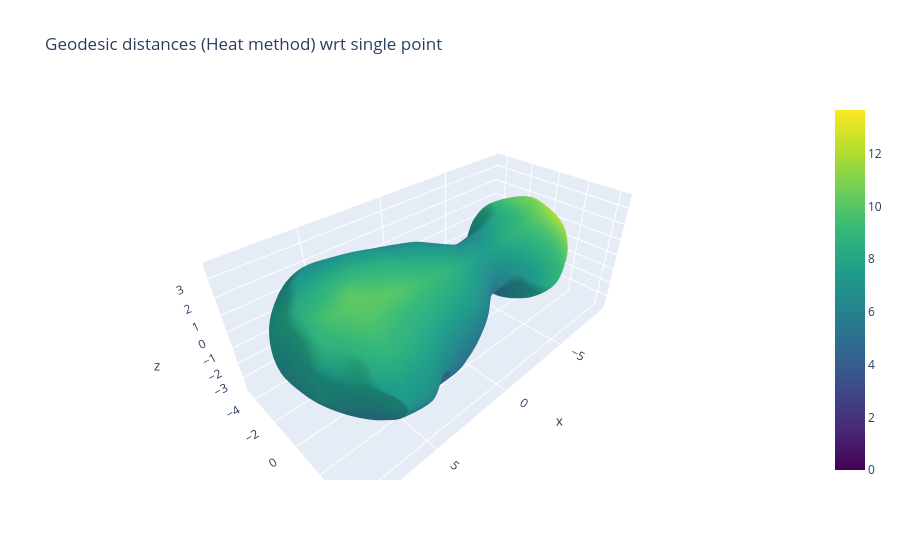

Notebook code for this chart:
### Markdown cell above
As a final sanity check, we can plot the distance to a single point for both methods. Given the size of the organoid, it should be evident that Dijkstra gives way too large values.

### Code cell
src_idx = 42  # single heat source

fig = go.Figure(data=[
    go.Mesh3d(
        x=mesh.v[:,0], y=mesh.v[:,1], z=mesh.v[:,2],
        i=mesh.f[:,0], j=mesh.f[:,1], k=mesh.f[:,2],
        intensity=dist_heat_all[src_idx, :],
        colorscale='Viridis',
        showscale=True,   # adds colorbar
        name="Surface"
    ),
    go.Scatter3d(
        x=[mesh.v[cell_center_vertices[src_idx],0]], y=[mesh.v[cell_center_vertices[src_idx],1]], z=[mesh.v[cell_center_vertices[src_idx],2]],
        mode='markers',
        marker=dict(size=6, color='red', symbol='circle'),
        name="Source vertex"
    )
])

fig.update_layout(
    scene=dict(aspectmode='data'),
    title="Geodesic distances (Heat method) wrt single point"
)

fig.show()

### Figure 1 — Plotly figure (JSON) as saved in the notebook; plotly's stock layout.template omitted (floating-point values rounded to 4 significant figures; data arrays with more than 128 entries replaced by an {"elided": "..."} marker saying what was removed)
{"data": [{"colorscale": [[0, "#440154"], [0.1111, "#482878"], [0.2222, "#3e4989"], [0.3333, "#31688e"], [0.4444, "#26828e"], [0.5556, "#1f9e89"], [0.6667, "#35b779"], [0.7778, "#6ece58"], [0.8889, "#b5de2b"], [1, "#fde725"]], "i": {"elided": "35998 int values"}, "intensity": {"elided": "18001 float values"}, "j": {"elided": "35998 int values"}, "k": {"elided": "35998 int values"}, "name": "Surface", "showscale": true, "type": "mesh3d", "x": {"elided": "18001 float values"}, "y": {"elided": "18001 float values"}, "z": {"elided": "18001 float values"}}, {"marker": {"color": "red", "size": 6, "symbol": "circle"}, "mode": "markers", "name": "Source vertex", "type": "scatter3d", "x": [1.966], "y": [-1.733], "z": [-3.354]}], "layout": {"scene": {"aspectmode": "data"}, "title": {"text": "Geodesic distances (Heat method) wrt single point"}}}
